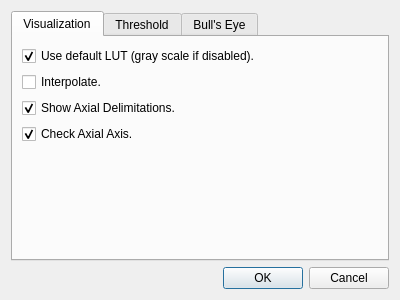
<?xml version="1.0" encoding="UTF-8"?>
<ui version="4.0">
 <class>frmMivSettings</class>
 <widget class="QDialog" name="frmMivSettings">
  <property name="geometry">
   <rect>
    <x>0</x>
    <y>0</y>
    <width>400</width>
    <height>300</height>
   </rect>
  </property>
  <property name="windowTitle">
   <string>Settings</string>
  </property>
  <layout class="QGridLayout" name="gridLayout">
   <item row="1" column="0">
    <widget class="QDialogButtonBox" name="buttonBox">
     <property name="orientation">
      <enum>Qt::Horizontal</enum>
     </property>
     <property name="standardButtons">
      <set>QDialogButtonBox::Cancel|QDialogButtonBox::Ok</set>
     </property>
    </widget>
   </item>
   <item row="0" column="0">
    <widget class="QTabWidget" name="tabWidget">
     <property name="currentIndex">
      <number>0</number>
     </property>
     <widget class="QWidget" name="tab">
      <attribute name="title">
       <string>Visualization</string>
      </attribute>
      <layout class="QVBoxLayout" name="verticalLayout_3">
       <item>
        <widget class="QCheckBox" name="cboLUT">
         <property name="text">
          <string>Use default LUT (gray scale if disabled).</string>
         </property>
         <property name="checked">
          <bool>true</bool>
         </property>
        </widget>
       </item>
       <item>
        <widget class="QCheckBox" name="cboInterpolate">
         <property name="text">
          <string>Interpolate.</string>
         </property>
        </widget>
       </item>
       <item>
        <widget class="QCheckBox" name="cboDelim">
         <property name="text">
          <string>Show Axial Delimitations.</string>
         </property>
         <property name="checked">
          <bool>true</bool>
         </property>
        </widget>
       </item>
       <item>
        <widget class="QCheckBox" name="cboAxis">
         <property name="text">
          <string>Check Axial Axis.</string>
         </property>
         <property name="checked">
          <bool>true</bool>
         </property>
        </widget>
       </item>
       <item>
        <spacer name="verticalSpacer">
         <property name="orientation">
          <enum>Qt::Vertical</enum>
         </property>
         <property name="sizeHint" stdset="0">
          <size>
           <width>20</width>
           <height>40</height>
          </size>
         </property>
        </spacer>
       </item>
      </layout>
     </widget>
     <widget class="QWidget" name="tab_2">
      <attribute name="title">
       <string>Threshold</string>
      </attribute>
      <layout class="QVBoxLayout" name="verticalLayout">
       <item>
        <layout class="QGridLayout" name="gridLayout_3">
         <item row="0" column="0">
          <widget class="QRadioButton" name="radioOtsu">
           <property name="text">
            <string>Use Otsu Threshold.</string>
           </property>
           <property name="checked">
            <bool>true</bool>
           </property>
          </widget>
         </item>
         <item row="1" column="0">
          <widget class="QRadioButton" name="radioSimple">
           <property name="enabled">
            <bool>true</bool>
           </property>
           <property name="text">
            <string>Use Simple Threshold.</string>
           </property>
          </widget>
         </item>
        </layout>
       </item>
       <item>
        <layout class="QGridLayout" name="gridLayout_2">
         <item row="0" column="0">
          <widget class="QLabel" name="lblPercentage">
           <property name="enabled">
            <bool>false</bool>
           </property>
           <property name="text">
            <string>Percentage:</string>
           </property>
          </widget>
         </item>
         <item row="0" column="1">
          <widget class="QSlider" name="horizontalSlider">
           <property name="enabled">
            <bool>false</bool>
           </property>
           <property name="autoFillBackground">
            <bool>false</bool>
           </property>
           <property name="minimum">
            <number>10</number>
           </property>
           <property name="maximum">
            <number>90</number>
           </property>
           <property name="value">
            <number>50</number>
           </property>
           <property name="tracking">
            <bool>true</bool>
           </property>
           <property name="orientation">
            <enum>Qt::Horizontal</enum>
           </property>
          </widget>
         </item>
         <item row="0" column="2">
          <widget class="QLCDNumber" name="lcdNumber">
           <property name="enabled">
            <bool>false</bool>
           </property>
           <property name="palette">
            <palette>
             <active>
              <colorrole role="WindowText">
               <brush brushstyle="SolidPattern">
                <color alpha="255">
                 <red>0</red>
                 <green>0</green>
                 <blue>0</blue>
                </color>
               </brush>
              </colorrole>
              <colorrole role="Button">
               <brush brushstyle="SolidPattern">
                <color alpha="255">
                 <red>19</red>
                 <green>62</green>
                 <blue>171</blue>
                </color>
               </brush>
              </colorrole>
              <colorrole role="Light">
               <brush brushstyle="SolidPattern">
                <color alpha="255">
                 <red>30</red>
                 <green>93</green>
                 <blue>255</blue>
                </color>
               </brush>
              </colorrole>
              <colorrole role="Midlight">
               <brush brushstyle="SolidPattern">
                <color alpha="255">
                 <red>24</red>
                 <green>77</green>
                 <blue>213</blue>
                </color>
               </brush>
              </colorrole>
              <colorrole role="Dark">
               <brush brushstyle="SolidPattern">
                <color alpha="255">
                 <red>9</red>
                 <green>31</green>
                 <blue>85</blue>
                </color>
               </brush>
              </colorrole>
              <colorrole role="Mid">
               <brush brushstyle="SolidPattern">
                <color alpha="255">
                 <red>13</red>
                 <green>41</green>
                 <blue>114</blue>
                </color>
               </brush>
              </colorrole>
              <colorrole role="Text">
               <brush brushstyle="SolidPattern">
                <color alpha="255">
                 <red>0</red>
                 <green>0</green>
                 <blue>0</blue>
                </color>
               </brush>
              </colorrole>
              <colorrole role="BrightText">
               <brush brushstyle="SolidPattern">
                <color alpha="255">
                 <red>255</red>
                 <green>255</green>
                 <blue>255</blue>
                </color>
               </brush>
              </colorrole>
              <colorrole role="ButtonText">
               <brush brushstyle="SolidPattern">
                <color alpha="255">
                 <red>0</red>
                 <green>0</green>
                 <blue>0</blue>
                </color>
               </brush>
              </colorrole>
              <colorrole role="Base">
               <brush brushstyle="SolidPattern">
                <color alpha="255">
                 <red>255</red>
                 <green>255</green>
                 <blue>255</blue>
                </color>
               </brush>
              </colorrole>
              <colorrole role="Window">
               <brush brushstyle="SolidPattern">
                <color alpha="255">
                 <red>19</red>
                 <green>62</green>
                 <blue>171</blue>
                </color>
               </brush>
              </colorrole>
              <colorrole role="Shadow">
               <brush brushstyle="SolidPattern">
                <color alpha="255">
                 <red>0</red>
                 <green>0</green>
                 <blue>0</blue>
                </color>
               </brush>
              </colorrole>
              <colorrole role="AlternateBase">
               <brush brushstyle="SolidPattern">
                <color alpha="255">
                 <red>137</red>
                 <green>158</green>
                 <blue>213</blue>
                </color>
               </brush>
              </colorrole>
              <colorrole role="ToolTipBase">
               <brush brushstyle="SolidPattern">
                <color alpha="255">
                 <red>255</red>
                 <green>255</green>
                 <blue>220</blue>
                </color>
               </brush>
              </colorrole>
              <colorrole role="ToolTipText">
               <brush brushstyle="SolidPattern">
                <color alpha="255">
                 <red>0</red>
                 <green>0</green>
                 <blue>0</blue>
                </color>
               </brush>
              </colorrole>
             </active>
             <inactive>
              <colorrole role="WindowText">
               <brush brushstyle="SolidPattern">
                <color alpha="255">
                 <red>0</red>
                 <green>0</green>
                 <blue>0</blue>
                </color>
               </brush>
              </colorrole>
              <colorrole role="Button">
               <brush brushstyle="SolidPattern">
                <color alpha="255">
                 <red>19</red>
                 <green>62</green>
                 <blue>171</blue>
                </color>
               </brush>
              </colorrole>
              <colorrole role="Light">
               <brush brushstyle="SolidPattern">
                <color alpha="255">
                 <red>30</red>
                 <green>93</green>
                 <blue>255</blue>
                </color>
               </brush>
              </colorrole>
              <colorrole role="Midlight">
               <brush brushstyle="SolidPattern">
                <color alpha="255">
                 <red>24</red>
                 <green>77</green>
                 <blue>213</blue>
                </color>
               </brush>
              </colorrole>
              <colorrole role="Dark">
               <brush brushstyle="SolidPattern">
                <color alpha="255">
                 <red>9</red>
                 <green>31</green>
                 <blue>85</blue>
                </color>
               </brush>
              </colorrole>
              <colorrole role="Mid">
               <brush brushstyle="SolidPattern">
                <color alpha="255">
                 <red>13</red>
                 <green>41</green>
                 <blue>114</blue>
                </color>
               </brush>
              </colorrole>
              <colorrole role="Text">
               <brush brushstyle="SolidPattern">
                <color alpha="255">
                 <red>0</red>
                 <green>0</green>
                 <blue>0</blue>
                </color>
               </brush>
              </colorrole>
              <colorrole role="BrightText">
               <brush brushstyle="SolidPattern">
                <color alpha="255">
                 <red>255</red>
                 <green>255</green>
                 <blue>255</blue>
                </color>
               </brush>
              </colorrole>
              <colorrole role="ButtonText">
               <brush brushstyle="SolidPattern">
                <color alpha="255">
                 <red>0</red>
                 <green>0</green>
                 <blue>0</blue>
                </color>
               </brush>
              </colorrole>
              <colorrole role="Base">
               <brush brushstyle="SolidPattern">
                <color alpha="255">
                 <red>255</red>
                 <green>255</green>
                 <blue>255</blue>
                </color>
               </brush>
              </colorrole>
              <colorrole role="Window">
               <brush brushstyle="SolidPattern">
                <color alpha="255">
                 <red>19</red>
                 <green>62</green>
                 <blue>171</blue>
                </color>
               </brush>
              </colorrole>
              <colorrole role="Shadow">
               <brush brushstyle="SolidPattern">
                <color alpha="255">
                 <red>0</red>
                 <green>0</green>
                 <blue>0</blue>
                </color>
               </brush>
              </colorrole>
              <colorrole role="AlternateBase">
               <brush brushstyle="SolidPattern">
                <color alpha="255">
                 <red>137</red>
                 <green>158</green>
                 <blue>213</blue>
                </color>
               </brush>
              </colorrole>
              <colorrole role="ToolTipBase">
               <brush brushstyle="SolidPattern">
                <color alpha="255">
                 <red>255</red>
                 <green>255</green>
                 <blue>220</blue>
                </color>
               </brush>
              </colorrole>
              <colorrole role="ToolTipText">
               <brush brushstyle="SolidPattern">
                <color alpha="255">
                 <red>0</red>
                 <green>0</green>
                 <blue>0</blue>
                </color>
               </brush>
              </colorrole>
             </inactive>
             <disabled>
              <colorrole role="WindowText">
               <brush brushstyle="SolidPattern">
                <color alpha="255">
                 <red>9</red>
                 <green>31</green>
                 <blue>85</blue>
                </color>
               </brush>
              </colorrole>
              <colorrole role="Button">
               <brush brushstyle="SolidPattern">
                <color alpha="255">
                 <red>19</red>
                 <green>62</green>
                 <blue>171</blue>
                </color>
               </brush>
              </colorrole>
              <colorrole role="Light">
               <brush brushstyle="SolidPattern">
                <color alpha="255">
                 <red>30</red>
                 <green>93</green>
                 <blue>255</blue>
                </color>
               </brush>
              </colorrole>
              <colorrole role="Midlight">
               <brush brushstyle="SolidPattern">
                <color alpha="255">
                 <red>24</red>
                 <green>77</green>
                 <blue>213</blue>
                </color>
               </brush>
              </colorrole>
              <colorrole role="Dark">
               <brush brushstyle="SolidPattern">
                <color alpha="255">
                 <red>9</red>
                 <green>31</green>
                 <blue>85</blue>
                </color>
               </brush>
              </colorrole>
              <colorrole role="Mid">
               <brush brushstyle="SolidPattern">
                <color alpha="255">
                 <red>13</red>
                 <green>41</green>
                 <blue>114</blue>
                </color>
               </brush>
              </colorrole>
              <colorrole role="Text">
               <brush brushstyle="SolidPattern">
                <color alpha="255">
                 <red>9</red>
                 <green>31</green>
                 <blue>85</blue>
                </color>
               </brush>
              </colorrole>
              <colorrole role="BrightText">
               <brush brushstyle="SolidPattern">
                <color alpha="255">
                 <red>255</red>
                 <green>255</green>
                 <blue>255</blue>
                </color>
               </brush>
              </colorrole>
              <colorrole role="ButtonText">
               <brush brushstyle="SolidPattern">
                <color alpha="255">
                 <red>9</red>
                 <green>31</green>
                 <blue>85</blue>
                </color>
               </brush>
              </colorrole>
              <colorrole role="Base">
               <brush brushstyle="SolidPattern">
                <color alpha="255">
                 <red>19</red>
                 <green>62</green>
                 <blue>171</blue>
                </color>
               </brush>
              </colorrole>
              <colorrole role="Window">
               <brush brushstyle="SolidPattern">
                <color alpha="255">
                 <red>19</red>
                 <green>62</green>
                 <blue>171</blue>
                </color>
               </brush>
              </colorrole>
              <colorrole role="Shadow">
               <brush brushstyle="SolidPattern">
                <color alpha="255">
                 <red>0</red>
                 <green>0</green>
                 <blue>0</blue>
                </color>
               </brush>
              </colorrole>
              <colorrole role="AlternateBase">
               <brush brushstyle="SolidPattern">
                <color alpha="255">
                 <red>19</red>
                 <green>62</green>
                 <blue>171</blue>
                </color>
               </brush>
              </colorrole>
              <colorrole role="ToolTipBase">
               <brush brushstyle="SolidPattern">
                <color alpha="255">
                 <red>255</red>
                 <green>255</green>
                 <blue>220</blue>
                </color>
               </brush>
              </colorrole>
              <colorrole role="ToolTipText">
               <brush brushstyle="SolidPattern">
                <color alpha="255">
                 <red>0</red>
                 <green>0</green>
                 <blue>0</blue>
                </color>
               </brush>
              </colorrole>
             </disabled>
            </palette>
           </property>
           <property name="value" stdset="0">
            <double>50.000000000000000</double>
           </property>
          </widget>
         </item>
        </layout>
       </item>
       <item>
        <spacer name="verticalSpacer_2">
         <property name="orientation">
          <enum>Qt::Vertical</enum>
         </property>
         <property name="sizeHint" stdset="0">
          <size>
           <width>20</width>
           <height>40</height>
          </size>
         </property>
        </spacer>
       </item>
      </layout>
     </widget>
     <widget class="QWidget" name="tab_3">
      <attribute name="title">
       <string>Bull's Eye</string>
      </attribute>
      <layout class="QGridLayout" name="gridLayout_4">
       <item row="0" column="0">
        <widget class="QCheckBox" name="cboSegmentedImage">
         <property name="text">
          <string>Build Bull's Eye from Segmented Image.</string>
         </property>
        </widget>
       </item>
       <item row="1" column="0">
        <spacer name="verticalSpacer_3">
         <property name="orientation">
          <enum>Qt::Vertical</enum>
         </property>
         <property name="sizeHint" stdset="0">
          <size>
           <width>20</width>
           <height>40</height>
          </size>
         </property>
        </spacer>
       </item>
      </layout>
     </widget>
    </widget>
   </item>
  </layout>
 </widget>
 <resources/>
 <connections>
  <connection>
   <sender>buttonBox</sender>
   <signal>accepted()</signal>
   <receiver>frmMivSettings</receiver>
   <slot>accept()</slot>
   <hints>
    <hint type="sourcelabel">
     <x>254</x>
     <y>295</y>
    </hint>
    <hint type="destinationlabel">
     <x>157</x>
     <y>274</y>
    </hint>
   </hints>
  </connection>
  <connection>
   <sender>buttonBox</sender>
   <signal>rejected()</signal>
   <receiver>frmMivSettings</receiver>
   <slot>reject()</slot>
   <hints>
    <hint type="sourcelabel">
     <x>322</x>
     <y>295</y>
    </hint>
    <hint type="destinationlabel">
     <x>286</x>
     <y>274</y>
    </hint>
   </hints>
  </connection>
  <connection>
   <sender>horizontalSlider</sender>
   <signal>valueChanged(int)</signal>
   <receiver>lcdNumber</receiver>
   <slot>display(int)</slot>
   <hints>
    <hint type="sourcelabel">
     <x>250</x>
     <y>101</y>
    </hint>
    <hint type="destinationlabel">
     <x>314</x>
     <y>106</y>
    </hint>
   </hints>
  </connection>
 </connections>
</ui>
